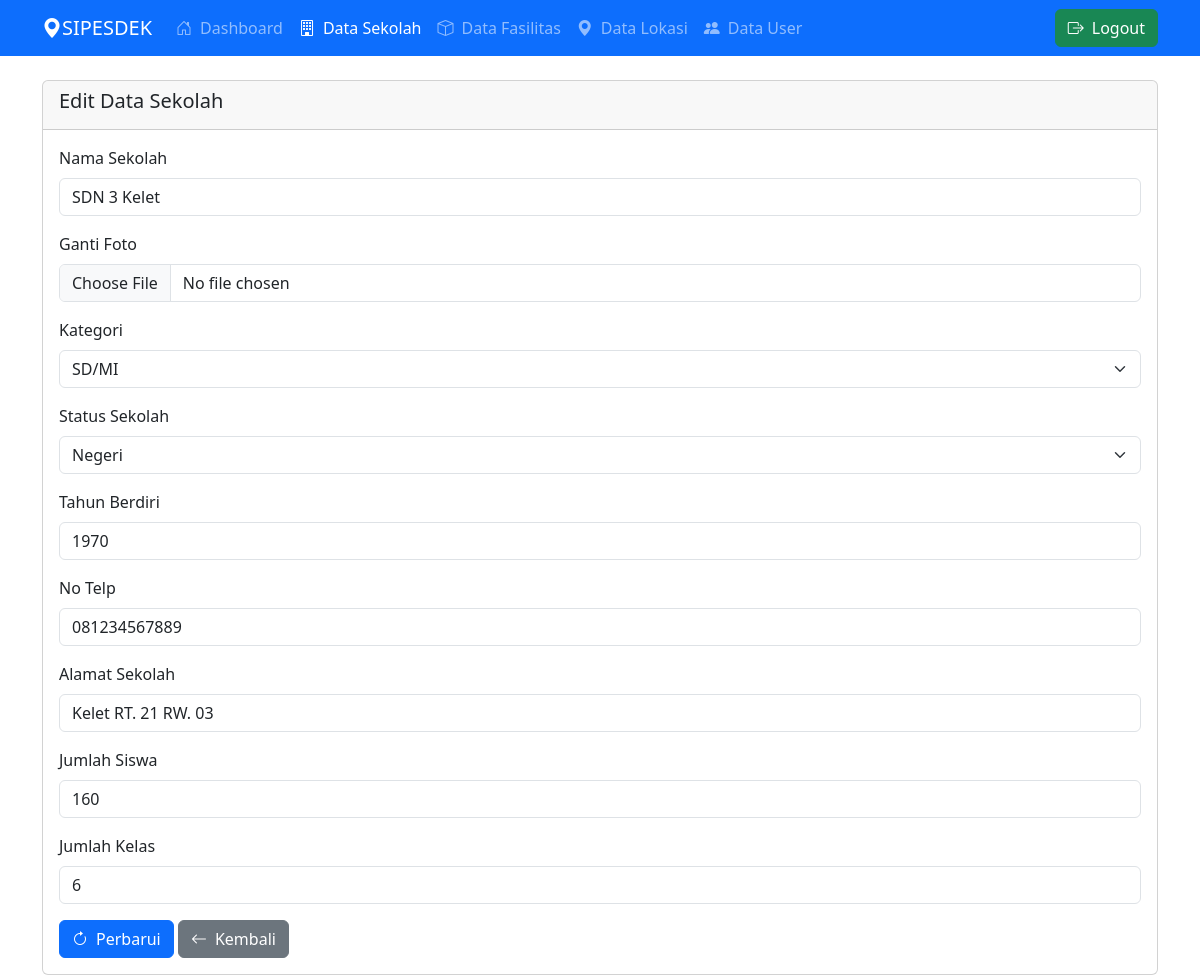
The app's page /admin/sekolah/edit_sekolah.php?id=17 with its own data.
### tables this page shows
CREATE TABLE `sekolah` (
  `id_sekolah` int(11) NOT NULL,
  `nama_sekolah` varchar(100) NOT NULL,
  `gambar` varchar(255) DEFAULT NULL,
  `kategori` enum('SD/MI','SMP/MTS','SMA/SMK') NOT NULL,
  `status` enum('Negeri','Swasta') NOT NULL,
  `tahun_berdiri` year(4) NOT NULL,
  `no_telp` varchar(12) DEFAULT NULL,
  `alamat` text NOT NULL,
  `jumlah_siswa` int(11) NOT NULL,
  `jumlah_kelas` int(11) NOT NULL,
  `created_at` timestamp NOT NULL DEFAULT current_timestamp(),
  `updated_at` timestamp NOT NULL DEFAULT current_timestamp() ON UPDATE current_timestamp()
);

### admin/sekolah/edit_sekolah.php (the view, shortened to what this page needs)
<?php
require_once '../../config/koneksi.php';
$id_sekolah = $_GET['id'];
$query = "SELECT * FROM sekolah WHERE id_sekolah = ?";
$stmt = mysqli_prepare($conn, $query);
mysqli_stmt_bind_param($stmt, "i", $id_sekolah);
mysqli_stmt_execute($stmt);
$result = mysqli_stmt_get_result($stmt);
$sekolah = mysqli_fetch_assoc($result);
?>
<!DOCTYPE html>
<html>
<head>
    <link href="https://cdn.jsdelivr.net/npm/bootstrap@5.3.0/dist/css/bootstrap.min.css" rel="stylesheet">
    <link href="https://cdn.jsdelivr.net/npm/bootstrap-icons@1.7.2/font/bootstrap-icons.css" rel="stylesheet">
</head>
<body>
    <nav class="navbar navbar-expand-lg navbar-dark bg-primary">
        <div class="container">
            <a class="navbar-brand" href="dashboard.php"><i class="bi bi-geo-alt-fill"></i>SIPESDEK</a>
            <div class="collapse navbar-collapse" id="navbarNav">
                <ul class="navbar-nav">
                    <li class="nav-item">
                        <a class="nav-link" href="../dashboard.php">
                            <i class="bi bi-house-door me-2"></i>Dashboard
                        </a>
                    </li>
                    <li class="nav-item">
                        <a class="nav-link active" href="sekolah.php">
                            <i class="bi bi-building me-2"></i>Data Sekolah
                        </a>
                    </li>
                    <li class="nav-item">
                        <a class="nav-link" href="../fasilitas/fasilitas.php">
                            <i class="bi bi-box me-2"></i>Data Fasilitas
                        </a>
                    </li>
                    <li class="nav-item">
                        <a class="nav-link" href="../lokasi/lokasi.php">
                            <i class="bi bi-geo-alt-fill me-2"></i>Data Lokasi
                        </a>
                    </li>
                    <li class="nav-item">
                        <a class="nav-link" href="../user/user.php">
                            <i class="bi bi-people-fill me-2"></i>Data User
                        </a>
                    </li>
                </ul>
                <ul class="navbar-nav ms-auto">
                    <li class="nav-item">
                        <a class="btn btn-success" href="../logout.php">
                            <i class="bi bi-box-arrow-right me-2"></i>Logout
                        </a>
                    </li>
                </ul>
            </div>
        </div>
    </nav>
    <div class="container mt-4">
    <div class="card">
        <div class="card-header">
            <h5 class="card-title">Edit Data Sekolah</h5>
        </div>
        <div class="card-body">
            <form method="POST" action="" enctype="multipart/form-data">
                <div class="mb-3">
                    <label class="form-label">Nama Sekolah</label>
                    <input type="text" class="form-control" name="nama_sekolah" value="<?= $sekolah['nama_sekolah'] ?>" required>
                </div>
                <div class="mb-3">
                    <label class="form-label">Ganti Foto</label>
                    <input type="file" class="form-control" name="gambar" accept="image/*">
                </div>
                <div class="mb-3">
                    <label class="form-label">Kategori</label>
                    <select class="form-select" name="kategori" required>
                        <option value="SD/MI" <?= $sekolah['kategori'] == 'SD/MI' ? 'selected' : '' ?>>SD/MI</option>
                    </select>
                </div>
                <div class="mb-3">
                    <label class="form-label">Status Sekolah</label>
                    <select class="form-select" name="status" required>
                        <option value="Negeri" <?= $sekolah['status'] == 'Negeri' ? 'selected' : '' ?>>Negeri</option>
                    </select>
                </div>
                <div class="mb-3">
                    <label class="form-label">Tahun Berdiri</label>
                    <input type="number" class="form-control" name="tahun_berdiri" value="<?= $sekolah['tahun_berdiri'] ?>" required>
                </div>
                <div class="mb-3">
                    <label class="form-label">No Telp</label>
                    <input type="text" class="form-control" name="no_telp" value="<?= $sekolah['no_telp'] ?>" required>
                </div>
                <div class="mb-3">
                    <label class="form-label">Alamat Sekolah</label>
                    <input type="text" class="form-control" name="alamat" value="<?= $sekolah['alamat'] ?>" required>
                </div>
                <div class="mb-3">
                    <label class="form-label">Jumlah Siswa</label>
                    <input type="number" class="form-control" name="jumlah_siswa" value="<?= $sekolah['jumlah_siswa'] ?>" required>
                </div>
                <div class="mb-3">
                    <label class="form-label">Jumlah Kelas</label>
                    <input type="number" class="form-control" name="jumlah_kelas" value="<?= $sekolah['jumlah_kelas'] ?>" required>
                </div>
                <button type="submit" class="btn btn-primary">
                    <i class="bi bi-arrow-clockwise me-2"></i>Perbarui
                </button>
                <a href="sekolah.php" class="btn btn-secondary">
                    <i class="bi bi-arrow-left me-2"></i>Kembali
                </a>
            </form>
        </div>
    </div>
</div>
</body>
</html>
<?php require_once '../templates/footer.php'; ?>

### records on screen
sekolah: nama_sekolah "SDN 3 Kelet", kategori "SD/MI", status "Negeri", tahun_berdiri "1970", no_telp "081234567889", alamat "Kelet RT. 21 RW. 03", jumlah_siswa "160", jumlah_kelas "6"
